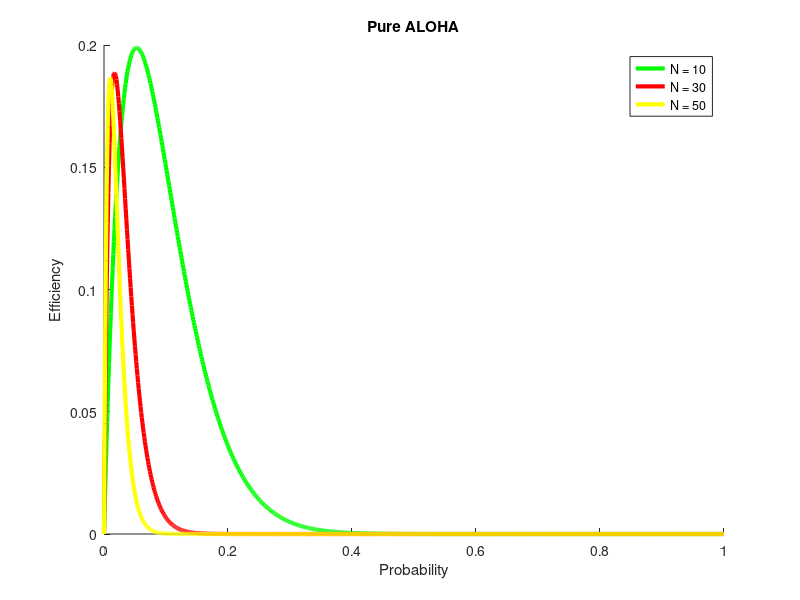

The MATLAB source for this figure:
figure(2); clf
p=0:0.001:1;
N1=10;N2=30;N3=50;
eff1=N1.*p.*(1-p).^(2.*(N1-1));
eff2=N2.*p.*(1-p).^(2.*(N2-1));
eff3=N3.*p.*(1-p).^(2.*(N3-1));
hold;
plot(p,eff1,'g','LineWidth',3)
plot(p,eff2,'r','LineWidth',3)
plot(p,eff3,'y','LineWidth',3)
xlabel('Probability')
ylabel('Efficiency')
title('Pure ALOHA')
legend('N = 10','N = 30','N = 50')